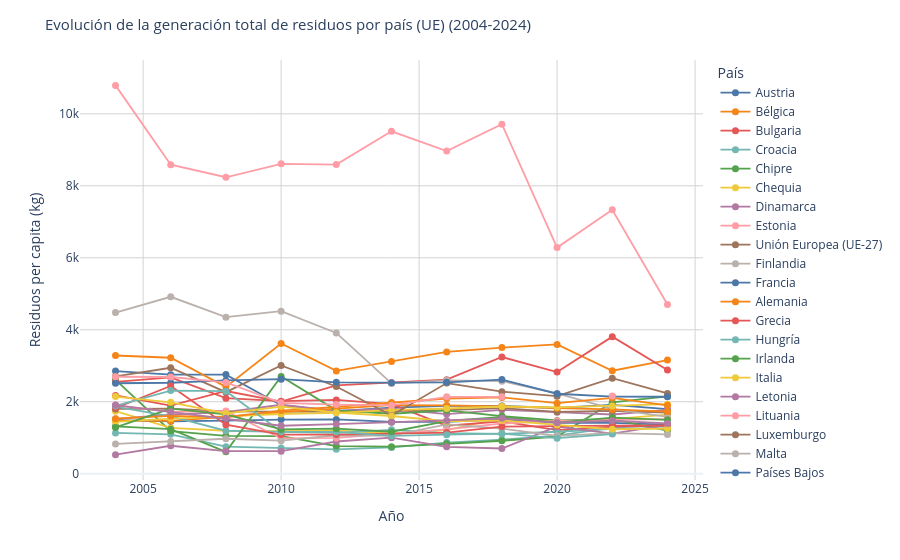

The notebook cell saved with this chart:
### Code cell
# Como hemos visto anteriormente, los residuos minerales tienen mucho peso. Repetimos el gráfico pero excluyendo los residuos minerales
paises_sinmin = df[
    (df["residuo"] == "Residuos excluidos los principales residuos minerales") &
    (df["actividad"] == "Todas las actividades NACE más los hogares") &
    (df["peligrosidad"] == "Total (peligrosos y no peligrosos)")
].copy()

fig = px.line(
    paises_sinmin,
    x="year",
    y="kg_per_capita",
    color="pais",
    markers=True,
    color_discrete_sequence=px.colors.qualitative.T10
)

fig.update_traces(
    line=dict(width=1.8),
    marker=dict(size=7)
)

fig.update_layout(
    title="Evolución de la generación total de residuos por país (UE) (2004-2024)",
    title_font_size=15,

    xaxis_title= "Año",
    yaxis_title= "Residuos per capita (kg)",

    legend=dict(
        title="País",
        x=1.02,
        y=1,
        xanchor="left",
        yanchor="top"
    ),

    template=PLOTLY_TEMPLATE
)

fig.update_xaxes(showgrid=True, gridcolor="lightgray")
fig.update_yaxes(showgrid=True, gridcolor="lightgray")

fig.show()

### Figure 1 — Plotly figure (JSON) as saved in the notebook; plotly's stock layout.template omitted (floating-point values rounded to 4 significant figures)
{"data": [{"hovertemplate": "pais=Austria<br>year=%{x}<br>kg_per_capita=%{y}<extra></extra>", "legendgroup": "Austria", "line": {"color": "#4C78A8", "dash": "solid", "width": 1.8}, "marker": {"size": 7, "symbol": "circle"}, "mode": "lines+markers", "name": "Austria", "orientation": "v", "showlegend": true, "type": "scatter", "x": [2004, 2006, 2008, 2010, 2012, 2014, 2016, 2018, 2020, 2022, 2024], "xaxis": "x", "y": [2853.0, 2752.0, 2754.0, 1903.0, 1735.0, 1838.0, 1886.0, 1884.0, 1825.0, 1915.0, 1793.0], "yaxis": "y"}, {"hovertemplate": "pais=Bélgica<br>year=%{x}<br>kg_per_capita=%{y}<extra></extra>", "legendgroup": "Bélgica", "line": {"color": "#F58518", "dash": "solid", "width": 1.8}, "marker": {"size": 7, "symbol": "circle"}, "mode": "lines+markers", "name": "Bélgica", "orientation": "v", "showlegend": true, "type": "scatter", "x": [2004, 2006, 2008, 2010, 2012, 2014, 2016, 2018, 2020, 2022, 2024], "xaxis": "x", "y": [3285.0, 3222.0, 2413.0, 3619.0, 2856.0, 3116.0, 3383.0, 3504.0, 3592.0, 2862.0, 3157.0], "yaxis": "y"}, {"hovertemplate": "pais=Bulgaria<br>year=%{x}<br>kg_per_capita=%{y}<extra></extra>", "legendgroup": "Bulgaria", "line": {"color": "#E45756", "dash": "solid", "width": 1.8}, "marker": {"size": 7, "symbol": "circle"}, "mode": "lines+markers", "name": "Bulgaria", "orientation": "v", "showlegend": true, "type": "scatter", "x": [2004, 2006, 2008, 2010, 2012, 2014, 2016, 2018, 2020, 2022, 2024], "xaxis": "x", "y": [2174.0, 1891.0, 2298.0, 2002.0, 2456.0, 2527.0, 2613.0, 3242.0, 2823.0, 3808.0, 2881.0], "yaxis": "y"}, {"hovertemplate": "pais=Croacia<br>year=%{x}<br>kg_per_capita=%{y}<extra></extra>", "legendgroup": "Croacia", "line": {"color": "#72B7B2", "dash": "solid", "width": 1.8}, "marker": {"size": 7, "symbol": "circle"}, "mode": "lines+markers", "name": "Croacia", "orientation": "v", "showlegend": true, "type": "scatter", "x": [2004, 2006, 2008, 2010, 2012, 2014, 2016, 2018, 2020, 2022, 2024], "xaxis": "x", "y": [1134.0, 1095.0, 750.0, 716.0, 677.0, 730.0, 864.0, 945.0, 1060.0, 1283.0, 1356.0], "yaxis": "y"}, {"hovertemplate": "pais=Chipre<br>year=%{x}<br>kg_per_capita=%{y}<extra></extra>", "legendgroup": "Chipre", "line": {"color": "#54A24B", "dash": "solid", "width": 1.8}, "marker": {"size": 7, "symbol": "circle"}, "mode": "lines+markers", "name": "Chipre", "orientation": "v", "showlegend": true, "type": "scatter", "x": [2004, 2006, 2008, 2010, 2012, 2014, 2016, 2018, 2020, 2022, 2024], "xaxis": "x", "y": [2607.0, 1185.0, 1052.0, 1042.0, 767.0, 750.0, 830.0, 915.0, 1032.0, 1981.0, 2150.0], "yaxis": "y"}, {"hovertemplate": "pais=Chequia<br>year=%{x}<br>kg_per_capita=%{y}<extra></extra>", "legendgroup": "Chequia", "line": {"color": "#EECA3B", "dash": "solid", "width": 1.8}, "marker": {"size": 7, "symbol": "circle"}, "mode": "lines+markers", "name": "Chequia", "orientation": "v", "showlegend": true, "type": "scatter", "x": [2004, 2006, 2008, 2010, 2012, 2014, 2016, 2018, 2020, 2022, 2024], "xaxis": "x", "y": [1736.0, 1276.0, 1193.0, 1182.0, 1197.0, 1118.0, 1214.0, 1542.0, 1449.0, 1519.0, 1644.0], "yaxis": "y"}, {"hovertemplate": "pais=Dinamarca<br>year=%{x}<br>kg_per_capita=%{y}<extra></extra>", "legendgroup": "Dinamarca", "line": {"color": "#B279A2", "dash": "solid", "width": 1.8}, "marker": {"size": 7, "symbol": "circle"}, "mode": "lines+markers", "name": "Dinamarca", "orientation": "v", "showlegend": true, "type": "scatter", "x": [2004, 2006, 2008, 2010, 2012, 2014, 2016, 2018, 2020, 2022, 2024], "xaxis": "x", "y": [1520.0, 1644.0, 1711.0, 1915.0, 1747.0, 1805.0, 1657.0, 1774.0, 1710.0, 1645.0, 1776.0], "yaxis": "y"}, {"hovertemplate": "pais=Estonia<br>year=%{x}<br>kg_per_capita=%{y}<extra></extra>", "legendgroup": "Estonia", "line": {"color": "#FF9DA6", "dash": "solid", "width": 1.8}, "marker": {"size": 7, "symbol": "circle"}, "mode": "lines+markers", "name": "Estonia", "orientation": "v", "showlegend": true, "type": "scatter", "x": [2004, 2006, 2008, 2010, 2012, 2014, 2016, 2018, 2020, 2022, 2024], "xaxis": "x", "y": [10790.0, 8586.0, 8238.0, 8612.0, 8589.0, 9514.0, 8965.0, 9711.0, 6283.0, 7335.0, 4703.0], "yaxis": "y"}, {"hovertemplate": "pais=Unión Europea (UE-27)<br>year=%{x}<br>kg_per_capita=%{y}<extra></extra>", "legendgroup": "Unión Europea (UE-27)", "line": {"color": "#9D755D", "dash": "solid", "width": 1.8}, "marker": {"size": 7, "symbol": "circle"}, "mode": "lines+markers", "name": "Unión Europea (UE-27)", "orientation": "v", "showlegend": true, "type": "scatter", "x": [2004, 2006, 2008, 2010, 2012, 2014, 2016, 2018, 2020, 2022, 2024], "xaxis": "x", "y": [1800.0, 1810.0, 1731.0, 1718.0, 1718.0, 1738.0, 1765.0, 1824.0, 1719.0, 1747.0, 1697.0], "yaxis": "y"}, {"hovertemplate": "pais=Finlandia<br>year=%{x}<br>kg_per_capita=%{y}<extra></extra>", "legendgroup": "Finlandia", "line": {"color": "#BAB0AC", "dash": "solid", "width": 1.8}, "marker": {"size": 7, "symbol": "circle"}, "mode": "lines+markers", "name": "Finlandia", "orientation": "v", "showlegend": true, "type": "scatter", "x": [2004, 2006, 2008, 2010, 2012, 2014, 2016, 2018, 2020, 2022, 2024], "xaxis": "x", "y": [4479.0, 4916.0, 4350.0, 4517.0, 3912.0, 2508.0, 2595.0, 2571.0, 2232.0, 1800.0, 1578.0], "yaxis": "y"}, {"hovertemplate": "pais=Francia<br>year=%{x}<br>kg_per_capita=%{y}<extra></extra>", "legendgroup": "Francia", "line": {"color": "#4C78A8", "dash": "solid", "width": 1.8}, "marker": {"size": 7, "symbol": "circle"}, "mode": "lines+markers", "name": "Francia", "orientation": "v", "showlegend": true, "type": "scatter", "x": [2004, 2006, 2008, 2010, 2012, 2014, 2016, 2018, 2020, 2022, 2024], "xaxis": "x", "y": [1491.0, 1456.0, 1473.0, 1505.0, 1508.0, 1439.0, 1440.0, 1510.0, 1410.0, 1414.0, 1362.0], "yaxis": "y"}, {"hovertemplate": "pais=Alemania<br>year=%{x}<br>kg_per_capita=%{y}<extra></extra>", "legendgroup": "Alemania", "line": {"color": "#F58518", "dash": "solid", "width": 1.8}, "marker": {"size": 7, "symbol": "circle"}, "mode": "lines+markers", "name": "Alemania", "orientation": "v", "showlegend": true, "type": "scatter", "x": [2004, 2006, 2008, 2010, 2012, 2014, 2016, 2018, 2020, 2022, 2024], "xaxis": "x", "y": [1473.0, 1466.0, 1577.0, 1713.0, 1810.0, 1908.0, 1897.0, 1872.0, 1822.0, 1785.0, 1726.0], "yaxis": "y"}, {"hovertemplate": "pais=Grecia<br>year=%{x}<br>kg_per_capita=%{y}<extra></extra>", "legendgroup": "Grecia", "line": {"color": "#E45756", "dash": "solid", "width": 1.8}, "marker": {"size": 7, "symbol": "circle"}, "mode": "lines+markers", "name": "Grecia", "orientation": "v", "showlegend": true, "type": "scatter", "x": [2004, 2006, 2008, 2010, 2012, 2014, 2016, 2018, 2020, 2022, 2024], "xaxis": "x", "y": [2551.0, 2678.0, 2098.0, 2016.0, 2051.0, 1935.0, 1333.0, 1456.0, 1209.0, 1306.0, 1331.0], "yaxis": "y"}, {"hovertemplate": "pais=Hungría<br>year=%{x}<br>kg_per_capita=%{y}<extra></extra>", "legendgroup": "Hungría", "line": {"color": "#72B7B2", "dash": "solid", "width": 1.8}, "marker": {"size": 7, "symbol": "circle"}, "mode": "lines+markers", "name": "Hungría", "orientation": "v", "showlegend": true, "type": "scatter", "x": [2004, 2006, 2008, 2010, 2012, 2014, 2016, 2018, 2020, 2022, 2024], "xaxis": "x", "y": [1864.0, 1591.0, 1194.0, 1156.0, 1136.0, 1218.0, 1126.0, 1107.0, 1166.0, 1248.0, 1269.0], "yaxis": "y"}, {"hovertemplate": "pais=Irlanda<br>year=%{x}<br>kg_per_capita=%{y}<extra></extra>", "legendgroup": "Irlanda", "line": {"color": "#54A24B", "dash": "solid", "width": 1.8}, "marker": {"size": 7, "symbol": "circle"}, "mode": "lines+markers", "name": "Irlanda", "orientation": "v", "showlegend": true, "type": "scatter", "x": [2004, 2006, 2008, 2010, 2012, 2014, 2016, 2018, 2020, 2022, 2024], "xaxis": "x", "y": [1316.0, 1238.0, 607.0, 2704.0, 1761.0, 1666.0, 1762.0, 1601.0, 1479.0, 1516.0, 1199.0], "yaxis": "y"}, {"hovertemplate": "pais=Italia<br>year=%{x}<br>kg_per_capita=%{y}<extra></extra>", "legendgroup": "Italia", "line": {"color": "#EECA3B", "dash": "solid", "width": 1.8}, "marker": {"size": 7, "symbol": "circle"}, "mode": "lines+markers", "name": "Italia", "orientation": "v", "showlegend": true, "type": "scatter", "x": [2004, 2006, 2008, 2010, 2012, 2014, 2016, 2018, 2020, 2022, 2024], "xaxis": "x", "y": [1441.0, 1533.0, 1595.0, 1659.0, 1691.0, 1765.0, 1812.0, 1867.0, 1845.0, 1883.0, 1931.0], "yaxis": "y"}, {"hovertemplate": "pais=Letonia<br>year=%{x}<br>kg_per_capita=%{y}<extra></extra>", "legendgroup": "Letonia", "line": {"color": "#B279A2", "dash": "solid", "width": 1.8}, "marker": {"size": 7, "symbol": "circle"}, "mode": "lines+markers", "name": "Letonia", "orientation": "v", "showlegend": true, "type": "scatter", "x": [2004, 2006, 2008, 2010, 2012, 2014, 2016, 2018, 2020, 2022, 2024], "xaxis": "x", "y": [530.0, 777.0, 630.0, 627.0, 895.0, 1001.0, 747.0, 701.0, 1311.0, 1114.0, 1356.0], "yaxis": "y"}, {"hovertemplate": "pais=Lituania<br>year=%{x}<br>kg_per_capita=%{y}<extra></extra>", "legendgroup": "Lituania", "line": {"color": "#FF9DA6", "dash": "solid", "width": 1.8}, "marker": {"size": 7, "symbol": "circle"}, "mode": "lines+markers", "name": "Lituania", "orientation": "v", "showlegend": true, "type": "scatter", "x": [2004, 2006, 2008, 2010, 2012, 2014, 2016, 2018, 2020, 2022, 2024], "xaxis": "x", "y": [1899.0, 1720.0, 1741.0, 983.0, 993.0, 1117.0, 1229.0, 1395.0, 1469.0, 1494.0, 1515.0], "yaxis": "y"}, {"hovertemplate": "pais=Luxemburgo<br>year=%{x}<br>kg_per_capita=%{y}<extra></extra>", "legendgroup": "Luxemburgo", "line": {"color": "#9D755D", "dash": "solid", "width": 1.8}, "marker": {"size": 7, "symbol": "circle"}, "mode": "lines+markers", "name": "Luxemburgo", "orientation": "v", "showlegend": true, "type": "scatter", "x": [2004, 2006, 2008, 2010, 2012, 2014, 2016, 2018, 2020, 2022, 2024], "xaxis": "x", "y": [2706.0, 2944.0, 2266.0, 3008.0, 2423.0, 1617.0, 2518.0, 2278.0, 2154.0, 2655.0, 2232.0], "yaxis": "y"}, {"hovertemplate": "pais=Malta<br>year=%{x}<br>kg_per_capita=%{y}<extra></extra>", "legendgroup": "Malta", "line": {"color": "#BAB0AC", "dash": "solid", "width": 1.8}, "marker": {"size": 7, "symbol": "circle"}, "mode": "lines+markers", "name": "Malta", "orientation": "v", "showlegend": true, "type": "scatter", "x": [2004, 2006, 2008, 2010, 2012, 2014, 2016, 2018, 2020, 2022, 2024], "xaxis": "x", "y": [826.0, 896.0, 971.0, 919.0, 1068.0, 1060.0, 1372.0, 1254.0, 1052.0, 1126.0, 1092.0], "yaxis": "y"}, {"hovertemplate": "pais=Países Bajos<br>year=%{x}<br>kg_per_capita=%{y}<extra></extra>", "legendgroup": "Países Bajos", "line": {"color": "#4C78A8", "dash": "solid", "width": 1.8}, "marker": {"size": 7, "symbol": "circle"}, "mode": "lines+markers", "name": "Países Bajos", "orientation": "v", "showlegend": true, "type": "scatter", "x": [2004, 2006, 2008, 2010, 2012, 2014, 2016, 2018, 2020, 2022, 2024], "xaxis": "x", "y": [2513.0, 2527.0, 2592.0, 2626.0, 2540.0, 2529.0, 2539.0, 2615.0, 2222.0, 2142.0, 2138.0], "yaxis": "y"}, {"hovertemplate": "pais=Polonia<br>year=%{x}<br>kg_per_capita=%{y}<extra></extra>", "legendgroup": "Polonia", "line": {"color": "#F58518", "dash": "solid", "width": 1.8}, "marker": {"size": 7, "symbol": "circle"}, "mode": "lines+markers", "name": "Polonia", "orientation": "v", "showlegend": true, "type": "scatter", "x": [2004, 2006, 2008, 2010, 2012, 2014, 2016, 2018, 2020, 2022, 2024], "xaxis": "x", "y": [1530.0, 1606.0, 1571.0, 1754.0, 1857.0, 1979.0, 2090.0, 2120.0, 1960.0, 2107.0, 1899.0], "yaxis": "y"}, {"hovertemplate": "pais=Portugal<br>year=%{x}<br>kg_per_capita=%{y}<extra></extra>", "legendgroup": "Portugal", "line": {"color": "#E45756", "dash": "solid", "width": 1.8}, "marker": {"size": 7, "symbol": "circle"}, "mode": "lines+markers", "name": "Portugal", "orientation": "v", "showlegend": true, "type": "scatter", "x": [2004, 2006, 2008, 2010, 2012, 2014, 2016, 2018, 2020, 2022, 2024], "xaxis": "x", "y": [1825.0, 2437.0, 1362.0, 1087.0, 1087.0, 1121.0, 1144.0, 1309.0, 1327.0, 1338.0, 1340.0], "yaxis": "y"}, {"hovertemplate": "pais=Rumanía<br>year=%{x}<br>kg_per_capita=%{y}<extra></extra>", "legendgroup": "Rumanía", "line": {"color": "#72B7B2", "dash": "solid", "width": 1.8}, "marker": {"size": 7, "symbol": "circle"}, "mode": "lines+markers", "name": "Rumanía", "orientation": "v", "showlegend": true, "type": "scatter", "x": [2004, 2006, 2008, 2010, 2012, 2014, 2016, 2018, 2020, 2022], "xaxis": "x", "y": [1883.0, 2311.0, 2292.0, 1168.0, 1162.0, 1050.0, 1084.0, 1115.0, 986.0, 1102.0], "yaxis": "y"}, {"hovertemplate": "pais=Eslovaquia<br>year=%{x}<br>kg_per_capita=%{y}<extra></extra>", "legendgroup": "Eslovaquia", "line": {"color": "#54A24B", "dash": "solid", "width": 1.8}, "marker": {"size": 7, "symbol": "circle"}, "mode": "lines+markers", "name": "Eslovaquia", "orientation": "v", "showlegend": true, "type": "scatter", "x": [2004, 2006, 2008, 2010, 2012, 2014, 2016, 2018, 2020, 2022, 2024], "xaxis": "x", "y": [1285.0, 1807.0, 1650.0, 1230.0, 1250.0, 1166.0, 1459.0, 1579.0, 1417.0, 1560.0, 1496.0], "yaxis": "y"}, {"hovertemplate": "pais=Eslovenia<br>year=%{x}<br>kg_per_capita=%{y}<extra></extra>", "legendgroup": "Eslovenia", "line": {"color": "#EECA3B", "dash": "solid", "width": 1.8}, "marker": {"size": 7, "symbol": "circle"}, "mode": "lines+markers", "name": "Eslovenia", "orientation": "v", "showlegend": true, "type": "scatter", "x": [2004, 2006, 2008, 2010, 2012, 2014, 2016, 2018, 2020, 2022, 2024], "xaxis": "x", "y": [2143.0, 1982.0, 1673.0, 1865.0, 1701.0, 1604.0, 1457.0, 1479.0, 1356.0, 1235.0, 1254.0], "yaxis": "y"}, {"hovertemplate": "pais=España<br>year=%{x}<br>kg_per_capita=%{y}<extra></extra>", "legendgroup": "España", "line": {"color": "#B279A2", "dash": "solid", "width": 1.8}, "marker": {"size": 7, "symbol": "circle"}, "mode": "lines+markers", "name": "España", "orientation": "v", "showlegend": true, "type": "scatter", "x": [2004, 2006, 2008, 2010, 2012, 2014, 2016, 2018, 2020, 2022, 2024], "xaxis": "x", "y": [1906.0, 1718.0, 1538.0, 1332.0, 1379.0, 1429.0, 1481.0, 1540.0, 1417.0, 1471.0, 1398.0], "yaxis": "y"}, {"hovertemplate": "pais=Suecia<br>year=%{x}<br>kg_per_capita=%{y}<extra></extra>", "legendgroup": "Suecia", "line": {"color": "#FF9DA6", "dash": "solid", "width": 1.8}, "marker": {"size": 7, "symbol": "circle"}, "mode": "lines+markers", "name": "Suecia", "orientation": "v", "showlegend": true, "type": "scatter", "x": [2004, 2006, 2008, 2010, 2012, 2014, 2016, 2018, 2020, 2022, 2024], "xaxis": "x", "y": [2694.0, 2687.0, 2536.0, 1969.0, 1920.0, 1901.0, 2136.0, 2135.0, NaN, 2156.0, NaN], "yaxis": "y"}], "layout": {"legend": {"title": {"text": "País"}, "tracegroupgap": 0, "x": 1.02, "xanchor": "left", "y": 1, "yanchor": "top"}, "margin": {"t": 60}, "title": {"font": {"size": 15}, "text": "Evolución de la generación total de residuos por país (UE) (2004-2024)"}, "xaxis": {"anchor": "y", "domain": [0, 1], "gridcolor": "lightgray", "showgrid": true, "title": {"text": "Año"}}, "yaxis": {"anchor": "x", "domain": [0, 1], "gridcolor": "lightgray", "showgrid": true, "title": {"text": "Residuos per capita (kg)"}}}}
